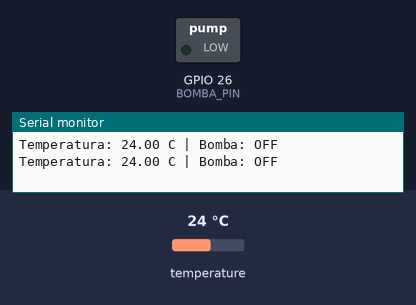
A sketch run on a simulated ESP32. Shown: switched loads named in the sketch (green lamp = pin HIGH), the last lines printed to the serial monitor. The inputs (shaded band) are chosen by the test bench; at power-on: temperature 24 °C.

Above: at 3.3 s.
3.4 s: temperature set to 29.3 °C
5.9 s: temperature set to 30.7 °C
At 7.5 s:
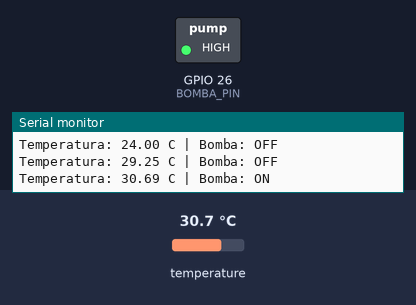
8.4 s: temperature set to 26.7 °C
10.9 s: temperature set to 25.1 °C
At 12.5 s:
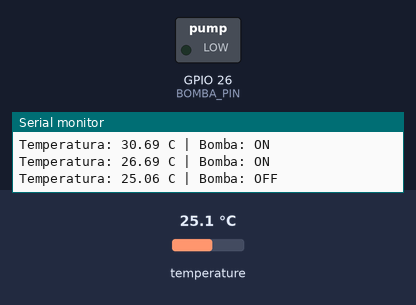
13.4 s: temperature set to 33 °C
At 16.2 s:
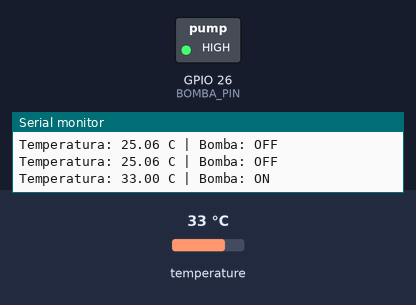
Timing chart, 0 to 17.3 s (numbered marks = the images above; inputs shaded):
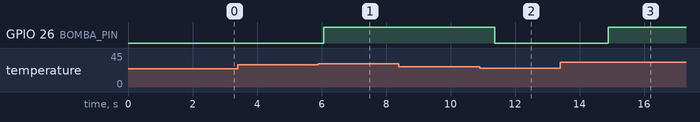

The sketch:

control_automatico_bomba_con_seguridad.ino
```cpp
#include <OneWire.h>
#include <DallasTemperature.h>

#define SENSOR_PIN 27
#define BOMBA_PIN 26

OneWire oneWire(SENSOR_PIN);
DallasTemperature sensors(&oneWire);

bool bombaEncendida = false;

void setup() {
  Serial.begin(115200);

  sensors.begin();

  pinMode(BOMBA_PIN, OUTPUT);
  digitalWrite(BOMBA_PIN, LOW);
}

void loop() {

  sensors.requestTemperatures();
  float temperatura = sensors.getTempCByIndex(0);

  // Si falla o se desconecta el sensor, apaga la bomba
  if (temperatura == DEVICE_DISCONNECTED_C) {
    digitalWrite(BOMBA_PIN, LOW);
    bombaEncendida = false;

    Serial.println("ERROR SENSOR - BOMBA OFF");

    delay(1000);
    return;
  }

  // Umbrales experimentales del prototipo
  if (temperatura > 30.0) {
    bombaEncendida = true;
  }

  if (temperatura < 26.0) {
    bombaEncendida = false;
  }

  digitalWrite(BOMBA_PIN, bombaEncendida ? HIGH : LOW);

  Serial.print("Temperatura: ");
  Serial.print(temperatura);
  Serial.print(" C | Bomba: ");

  if (bombaEncendida) {
    Serial.println("ON");
  } else {
    Serial.println("OFF");
  }

  delay(1000);
}
```

Measured:
- the behaviour switches between 30 and 30.1 °C on temperature (found by bisection; images 0 and 1)
- the behaviour switches between 26 and 25.9 °C on temperature (found by bisection; images 1 and 2)
- after the input at 5.9 s, GPIO 26 (BOMBA_PIN): LOW → HIGH after 0.17 s
- after the input at 10.9 s, GPIO 26 (BOMBA_PIN): HIGH → LOW after 0.47 s
- after the input at 13.4 s, GPIO 26 (BOMBA_PIN): LOW → HIGH after 1.5 s
